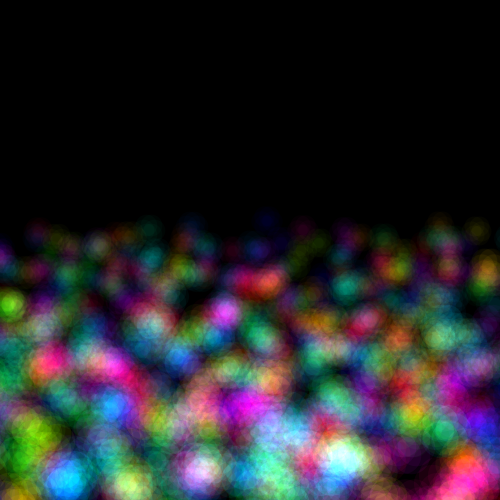
Frame 1 (no input)
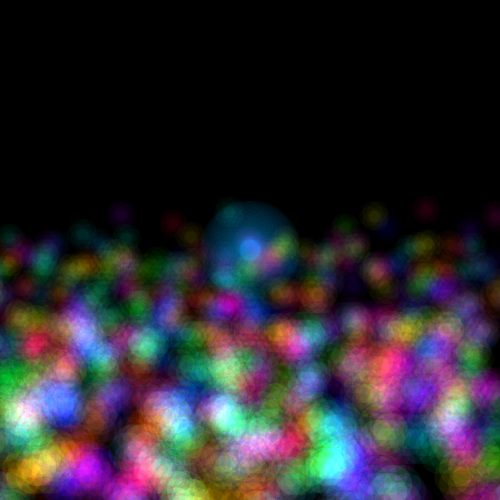
Frame 2 (the mouse pressed at the canvas centre, redrawn once)

The Processing sketch that drew these frames (run headless with seeded random() and noise(); the mouse was pressed at the canvas centre and the sketch redrawn once):

// Processing sketch: sketch62
// ── sketch62.pde
void setup() {
  size(500, 500);
  
  blendMode(ADD);
  colorMode(HSB, 360, 100, 100, 100);
 
  background(0);
  
  noLoop();
}

void draw() {
  background(0);
  
  //translate(width/2, height/2);
  
  float dx, dy;
  for (int y=height/2; y<height; y+=5) {
    float stepx = map(y, height/2, height, 5, 10);
    float v = map(y, height/2, height, 3, 7);
    for (int x=0; x<width; x+=stepx*6) {
      dx = randomGaussian() * stepx * 4;
      dy = randomGaussian() * stepx * 4;
      
      drawPoint(x+dx, y+dy, 6, stepx, 2*stepx, (int)random(360), (int)v);
    }
  }
  
  if (mousePressed) drawPoint(mouseX, mouseY, 30, 20, 30, 200, 3);
}

void drawPoint(float x0, float y0, int N, float R, float r, int hue, int v) {
  float a, x, y, da=TWO_PI/N;
  for (int i=0; i<N; i++) {
    a = i * da;
    x = R * cos(a);
    y = R * sin(a);
    
    stroke(hue, 100, 100, v);
    strokeWeight(2*r);
    point(x0+x, y0+y);
  }
}

void keyPressed() {
  if (key==' ') {
    String filename = "" + year() + month() + day() + hour() + minute() + second();
    save("img/" + filename + ".png");
    //save("hoge.png");
    println("saved");
  }
}
